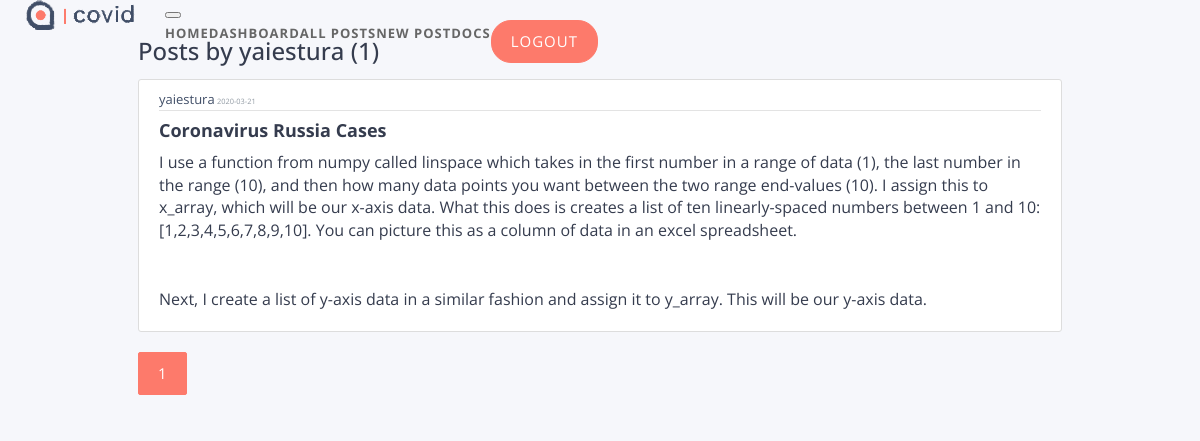
Page /posts/yaiestura (signed in) on the earlier database version.
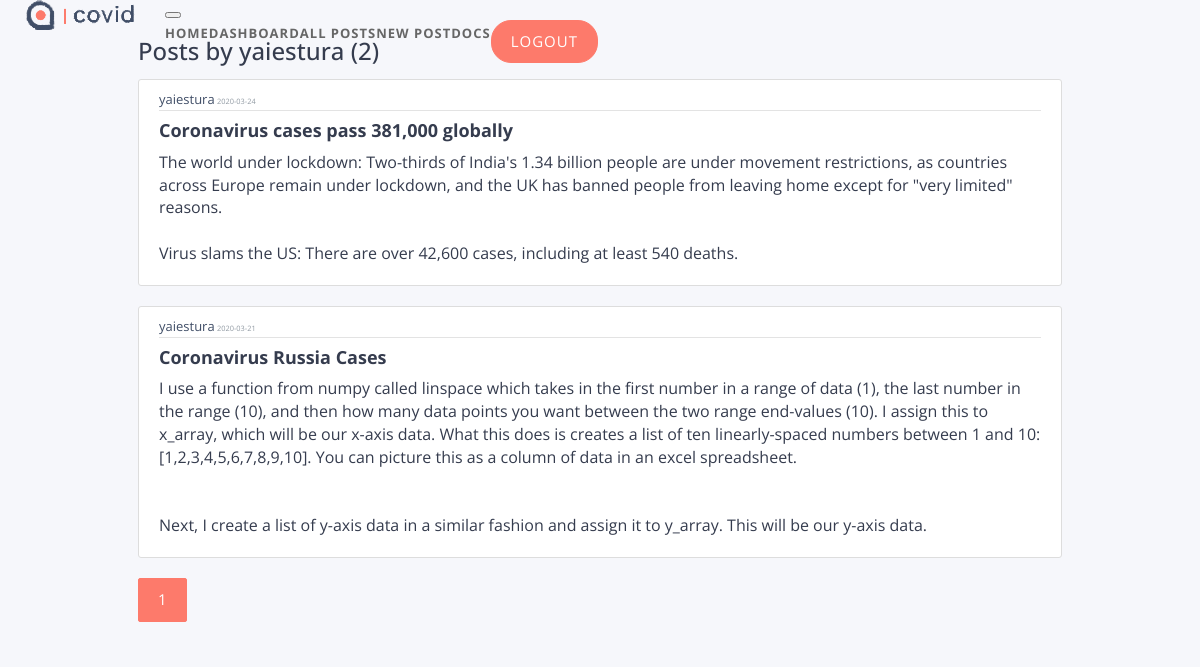
Same page on the later database version.
### app/models.py (models this page shows, shortened)
class Post(db.Model):
    __tablename__ = 'post'
    id = db.Column(db.Integer, primary_key=True)
    title = db.Column(db.String(100), nullable=False)
    date_posted = db.Column(db.DateTime, nullable=False, default=datetime.utcnow)
    content = db.Column(db.Text, nullable=False)
    user_id = db.Column(db.Integer, db.ForeignKey('user.id'), nullable=False)

class User(db.Model, UserMixin):
    __tablename__ = 'user'
    id = db.Column(db.Integer, primary_key=True)
    username = db.Column(db.String(20), unique=True, nullable=False)
    email = db.Column(db.String(120), unique=True, nullable=False)
    image_file = db.Column(db.String(20), nullable=False, default='static/images/social/profile.jpg')
    password = db.Column(db.String(60), nullable=True)
    member_since = db.Column(db.DateTime(), default=datetime.utcnow)
    posts = db.relationship('Post', backref='user', lazy=True)
    profile = db.relationship('UserProfile', backref='user', lazy=True)

### app/views/posts/routes.py (the view)
@posts.route("/posts/<string:username>")
def user_posts(username):
    page = request.args.get('page', 1, type=int)
    user = User.query.filter_by(username=username).first_or_404()
    posts = Post.query.filter_by(user=current_user)\
        .order_by(Post.date_posted.desc())\
        .paginate(page=page, per_page=5)
    return render_template('posts/user_posts.html', posts=posts, user=current_user)

### app/models.py (called while the page is built)
@login_manager.user_loader
def load_user(user_id):
    return User.query.get(int(user_id))

### app/templates/posts/user_posts.html
{% extends "posts/layout.html" %}
{% block content %}
    <h3 class="mb-3">Posts by {{ user.username }} ({{ posts.total }})</h3>
    {% for post in posts.items %}
        <article class="media content-section">
          <div class="media-body">
            <div class="article-metadata">
              <a class="mr-2" href="{{ url_for('posts.user_posts', username=post.user.username) }}">{{ post.user.username }}</a>
              <small class="text-muted">{{ post.date_posted.strftime('%Y-%m-%d') }}</small>
            </div>
            <a class="article-title" href="{{ url_for('posts.post', post_id=post.id) }}"><h4><b>{{ post.title }}</b></h4></a>
            <p class="article-content">{{ post.content }}</p>
          </div>
        </article>
    {% endfor %}
    {% for page_num in posts.iter_pages(left_edge=1, right_edge=1, left_current=1, right_current=2) %}
      {% if page_num %}
        {% if posts.page == page_num %}
          <a class="btn btn-info mb-4" href="{{ url_for('posts.user_posts', username=user.username, page=page_num) }}">{{ page_num }}</a>
        {% else %}
          <a class="btn btn-outline-info mb-4" href="{{ url_for('posts.user_posts', username=user.username, page=page_num) }}">{{ page_num }}</a>
        {% endif %}
      {% else %}
        ...
      {% endif %}
    {% endfor %}
{% endblock content %}

Differences in the rows shown:
added Post: user.username "yaiestura", date_posted "2020-03-24", title "Coronavirus cases pass 381,000 globally", content "The world under lockdown: Two-thirds of India's 1.34 billion people are under movement restrictions, as countries across Europe remain under lockdown, and the UK has banned people from leaving home except for \"very limited\" reasons. Virus slams the US: There are over 42,600 cases, including at least 540 deaths."
Other differences:
{{ posts.total }}: "1" → "2"
